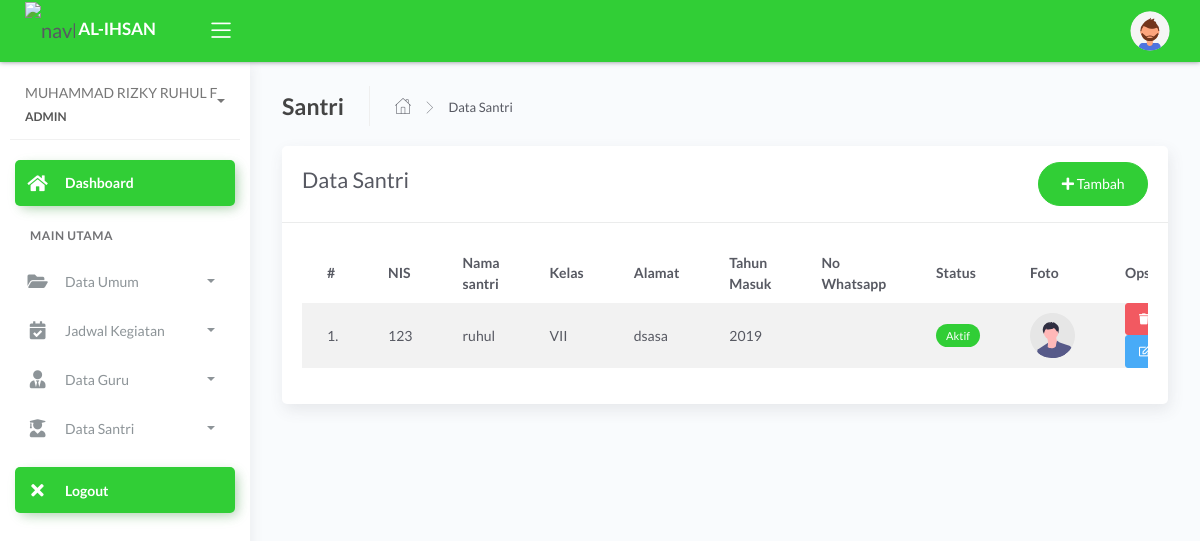
Page /admin/dashboard.php?page=santri (signed in) on the earlier database version.
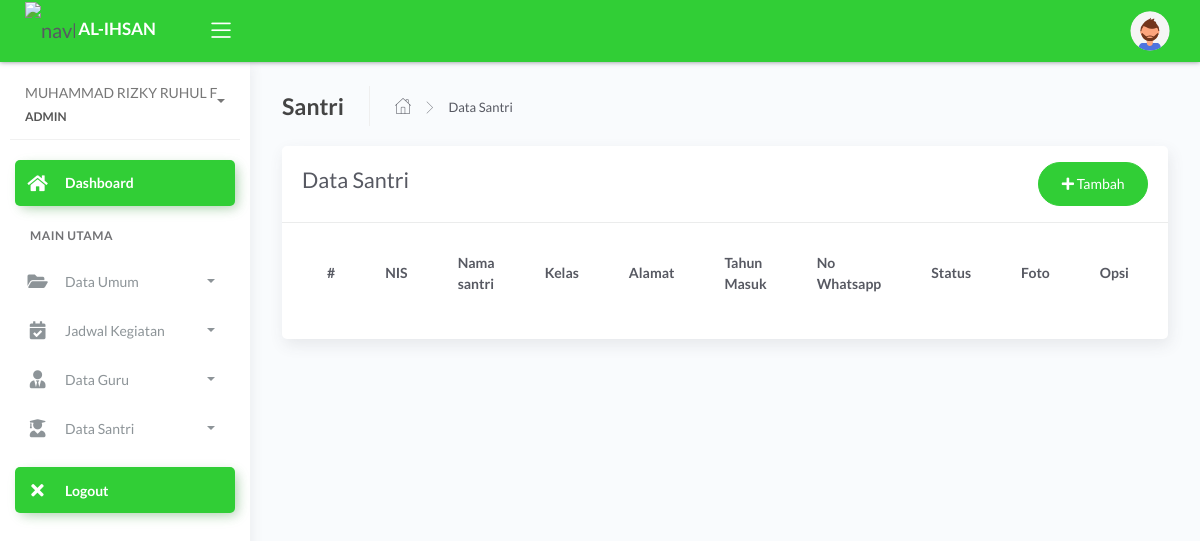
Same page on the later database version.
### tables this page shows
CREATE TABLE `tb_santri` (
  `id_santri` int(11) NOT NULL,
  `nis` varchar(60) NOT NULL,
  `nama_santri` varchar(120) NOT NULL,
  `tempat_lahir` varchar(100) NOT NULL,
  `tgl_lahir` date NOT NULL,
  `jk` varchar(30) NOT NULL,
  `alamat` text NOT NULL,
  `password` varchar(255) NOT NULL,
  `foto` varchar(255) NOT NULL,
  `status` varchar(15) NOT NULL,
  `th_angkatan` year(4) NOT NULL,
  `no_wa` varchar(13) NOT NULL,
  `id_mkelas` int(11) NOT NULL
);

CREATE TABLE `tb_mkelas` (
  `id_mkelas` int(11) NOT NULL,
  `kd_kelas` varchar(40) NOT NULL,
  `nama_kelas` varchar(40) NOT NULL
);

### admin/modul/santri/data.php (the view)
<div class="page-inner">
  <div class="page-header">
    <h4 class="page-title">Santri</h4>
    <ul class="breadcrumbs">
      <li class="nav-home">
        <a href="#">
          <i class="flaticon-home"></i>
        </a>
      </li>
      <li class="separator">
        <i class="flaticon-right-arrow"></i>
      </li>
      <li class="nav-item">
        <a href="#">Data Santri</a>
      </li>
    </ul>
  </div>
  <div class="row">
    <div class="col-md-12">
      <div class="card">
        <div class="card-header">
          <div class="card-title">
            <div class="d-flex align-items-center">
              <h2>Data Santri</h2>
              <a href="?page=santri&amp;act=add" class="btn btn btn-success btn-round ml-auto text-white">
                <i class="fa fa-plus"></i>
                Tambah
              </a>
            </div>
          </div>
        </div>
        <div class="card-body">
          <div class="table-responsive">
            <table id="basic-datatables" class="display table table-striped table-hover">
              <thead>
                <tr>
                  <th>#</th>
                  <th>NIS</th>
                  <th>Nama santri</th>
                  <th>Kelas</th>
                  <th>Alamat</th>
                  <th>Tahun Masuk</th>
                  <th>No Whatsapp</th>
                  <th>Status</th>
                  <th>Foto</th>
                  <th>Opsi</th>
                </tr>
              </thead>
              <tbody>
                <?php
                $no = 1;
                $santri = mysqli_query($con, "SELECT * FROM tb_santri
                INNER JOIN tb_mkelas ON tb_santri.id_mkelas=tb_mkelas.id_mkelas
                ORDER BY id_santri ASC
                ");
                foreach ($santri as $g) { ?>
                  <tr>
                    <td><?= $no++; ?>.</td>
                    <td><?= $g['nis']; ?></td>
                    <td><?= $g['nama_santri']; ?></td>
                    <td><?= $g['nama_kelas']; ?></td>
                    <td><?= $g['alamat']; ?></td>
                    <td><?= $g['th_angkatan']; ?></td>
                    <td><?= $g['no_wa']; ?></td>
                    <td><?php if ($g['status'] == 1) {
                          echo "<span class='badge badge-success'>Aktif</span>";
                        } else {
                          echo "<span class='badge badge-danger'>Off</span>";
                        } ?></td>
                    <td><img src="../assets/img/user/<?= $g['foto'] ?>" width="45" height="45"></td>
                    <td>
                      <a class="btn btn-danger btn-sm" onclick="return confirm('Yakin Hapus Data ??')" href="?page=santri&act=del&id=<?= $g['id_santri'] ?>"><i class="fas fa-trash"></i></a>
                      <a class="btn btn-info btn-sm" href="?page=santri&act=edit&id=<?= $g['id_santri'] ?>"><i class="far fa-edit"></i></a>
                    </td>
                  </tr>
                <?php } ?>
              </tbody>
            </table>
          </div>
        </div>
      </div>
    </div>
  </div>
</div>

Differences in the rows shown:
removed tb_santri: nis "123", nama_santri "ruhul", id_mkelas.nama_kelas "VII", alamat "dsasa", th_angkatan "2019", status "Aktif", foto (picture)
